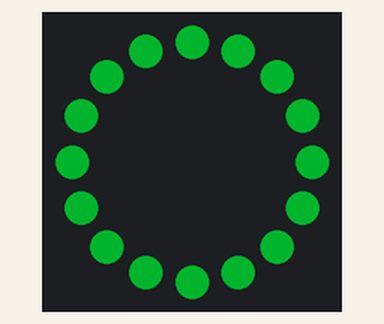
Bench run of a program on a simulated Raspberry Pi Pico running MicroPython. Parts: 16 RGB LEDs in a ring, first at the top, clockwise. Dim RGB values are drawn brighter than linear.

Above: at 0.1 s.
At 4.1 s:
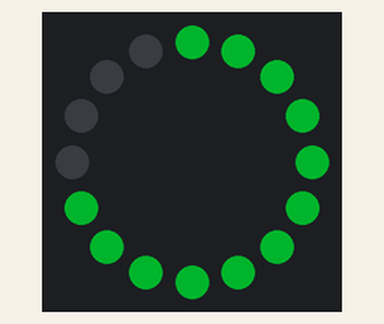
At 8.1 s:
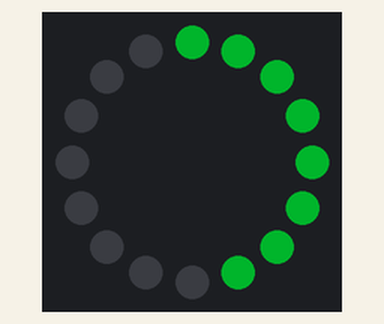
At 12.1 s:
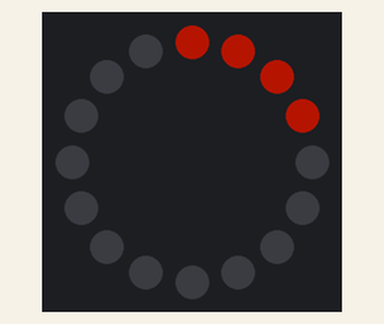
At 16.08 s:
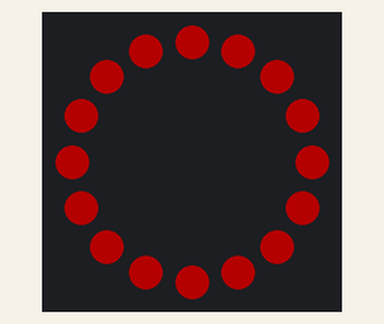
At 16.9 s:
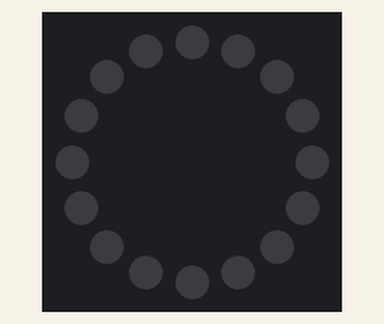

Measured:
- by itself, everything shown: repeats every 18.0 s, in 24 steps
- what the display in image 5 shows lasts 1.1 s, from 16.9 s to 18.0 s

The program:

example_2.py
```python
# Raspberry Pi Pico MicroPython countdown-timer demo that empties the ring over a specified number of seconds and then flashes the LEDs (using GP0).
#
# Buy this module: https://shillehtek.com/products/ws2812-16-led-addressable-rgb-ring
# Full manual: https://shillehtek.com/blogs/shillehtek-product-manuals/ws2812-16-led-addressable-rgb-ring-manual
# More examples: https://github.com/shillehbean/shillehtek-examples
#

# WS2812 16-LED Ring - Pico MicroPython Example
# DI->GP0 via 330 ohm, 5V->VBUS, GND->GND
# Countdown-timer demo: ring empties over N seconds, then flashes.

from machine import Pin
import neopixel, time

NUM = 16
ring = neopixel.NeoPixel(Pin(0), NUM)
BRIGHT = 0.25

def scale(c):
    return tuple(int(v * BRIGHT) for v in c)

def countdown(seconds=16):
    per_led = seconds / NUM
    for lit in range(NUM, 0, -1):
        ring.fill((0, 0, 0))
        for i in range(lit):
            color = (0, 255, 60) if lit > NUM // 4 else (255, 30, 0)
            ring[i] = scale(color)
        ring.write()
        time.sleep(per_led)

def flash(color, times=4):
    for _ in range(times):
        ring.fill(scale(color)); ring.write(); time.sleep_ms(120)
        ring.fill((0, 0, 0));    ring.write(); time.sleep_ms(120)

while True:
    countdown(16)          # 1 LED per second
    flash((255, 0, 0))
    time.sleep(1)
```
